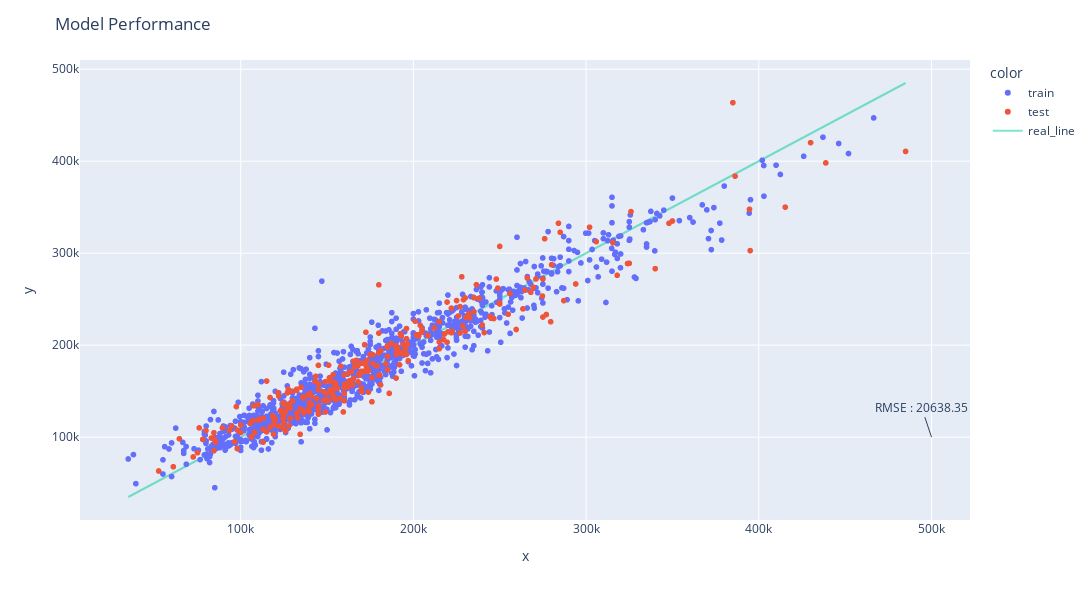

The notebook cell saved with this chart:
### Code cell
# elasticnet regresyonu
elasticregr = ElasticNet(alpha=1100095, l1_ratio=1.0) 
elasticregr.fit(X_train, Y_train)

# test thamini
Y_test_pred = elasticregr.predict(X_test)
# train thamini
Y_train_pred = elasticregr.predict(X_train)

save_pred_results(5, Y_test, Y_test_pred, Y_train, Y_train_pred,
                  'polynomial butun anlamli degiskenler - elasticnet')

# grafigi cizdirelim
make_plotly(predict_df, 5)


# model sonuclarini kaydedelim
save_results(elasticregr, 5, X_train, X_test, Y_train, Y_test, Y_test_pred,
             'polynomial butun anlamli degiskenlerle - elasticnet')

# model sonuclari
results_df

### Figure 1 — Plotly figure (JSON) as saved in the notebook; plotly's stock layout.template omitted (floating-point values rounded to 4 significant figures; data arrays with more than 128 entries replaced by an {"elided": "..."} marker saying what was removed)
{"data": [{"hovertemplate": "color=train<br>x=%{x}<br>y=%{y}<extra></extra>", "legendgroup": "train", "marker": {"color": "#636efa", "symbol": "circle"}, "mode": "markers", "name": "train", "showlegend": true, "type": "scattergl", "x": {"elided": "1128 int values"}, "xaxis": "x", "y": {"elided": "1128 float values"}, "yaxis": "y"}, {"hovertemplate": "color=test<br>x=%{x}<br>y=%{y}<extra></extra>", "legendgroup": "test", "marker": {"color": "#EF553B", "symbol": "circle"}, "mode": "markers", "name": "test", "showlegend": true, "type": "scattergl", "x": {"elided": "283 int values"}, "xaxis": "x", "y": {"elided": "283 float values"}, "yaxis": "y"}, {"mode": "lines", "name": "real_line", "opacity": 0.5, "type": "scatter", "x": {"elided": "1411 int values"}, "y": {"elided": "1411 int values"}}], "layout": {"annotations": [{"text": "RMSE : 20638.35", "x": 500000, "y": 100000}], "height": 600, "legend": {"title": {"text": "color"}, "tracegroupgap": 0}, "margin": {"t": 60}, "title": {"text": "Model Performance"}, "width": 1200, "xaxis": {"anchor": "y", "autorange": true, "domain": [0, 1], "range": [7326.0, 520100.0], "title": {"text": "x"}, "type": "linear"}, "yaxis": {"anchor": "x", "autorange": true, "domain": [0, 1], "range": [9894.0, 510000.0], "title": {"text": "y"}, "type": "linear"}}}
